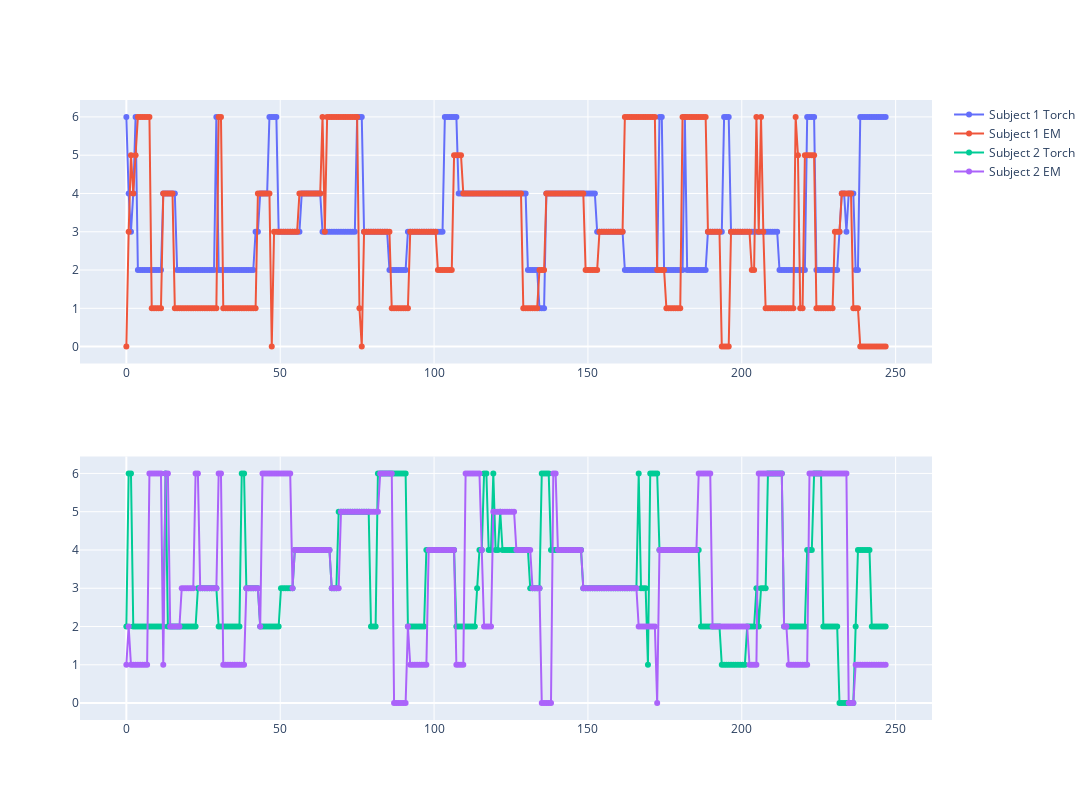

Notebook cell for this chart:
### Code cell
# Create a plot with subplots comparing two first individuals for each model
fig = make_subplots(rows=2, cols=1)

fig.add_trace(
    go.Scatter(
            x=Time,
            y=states_T[0:330],
            mode='lines+markers',
            name="Subject 1 Torch"
            ),
    
    row=1,col=1)

fig.add_trace(go.Scatter(
                x=Time,
                y=states_EM[0:330],
                mode='lines+markers',
                name="Subject 1 EM"),
                1,1)

fig.add_trace(go.Scatter(
            x=Time,
            y=states_T[330:660],
            mode='lines+markers',
            name="Subject 2 Torch"),
            2,1)

fig.add_trace(go.Scatter(
            x=Time,
            y=states_EM[330:660],
            mode='lines+markers',
            name="Subject 2 EM"),
            2,1)


fig.update_layout(height=800, width=1200,
                title_text=None,
                showlegend=True)
fig.show()

### Figure 1 — Plotly figure (JSON) as saved in the notebook; plotly's stock layout.template omitted (floating-point values rounded to 4 significant figures; data arrays with more than 128 entries replaced by an {"elided": "..."} marker saying what was removed)
{"data": [{"mode": "lines+markers", "name": "Subject 1 Torch", "type": "scatter", "x": {"elided": "330 float values"}, "xaxis": "x", "y": {"elided": "330 int values"}, "yaxis": "y"}, {"mode": "lines+markers", "name": "Subject 1 EM", "type": "scatter", "x": {"elided": "330 float values"}, "xaxis": "x", "y": {"elided": "330 int values"}, "yaxis": "y"}, {"mode": "lines+markers", "name": "Subject 2 Torch", "type": "scatter", "x": {"elided": "330 float values"}, "xaxis": "x2", "y": {"elided": "330 int values"}, "yaxis": "y2"}, {"mode": "lines+markers", "name": "Subject 2 EM", "type": "scatter", "x": {"elided": "330 float values"}, "xaxis": "x2", "y": {"elided": "330 int values"}, "yaxis": "y2"}], "layout": {"height": 800, "showlegend": true, "width": 1200, "xaxis": {"anchor": "y", "domain": [0, 1]}, "xaxis2": {"anchor": "y2", "domain": [0, 1]}, "yaxis": {"anchor": "x", "domain": [0.575, 1]}, "yaxis2": {"anchor": "x2", "domain": [0, 0.425]}}}
